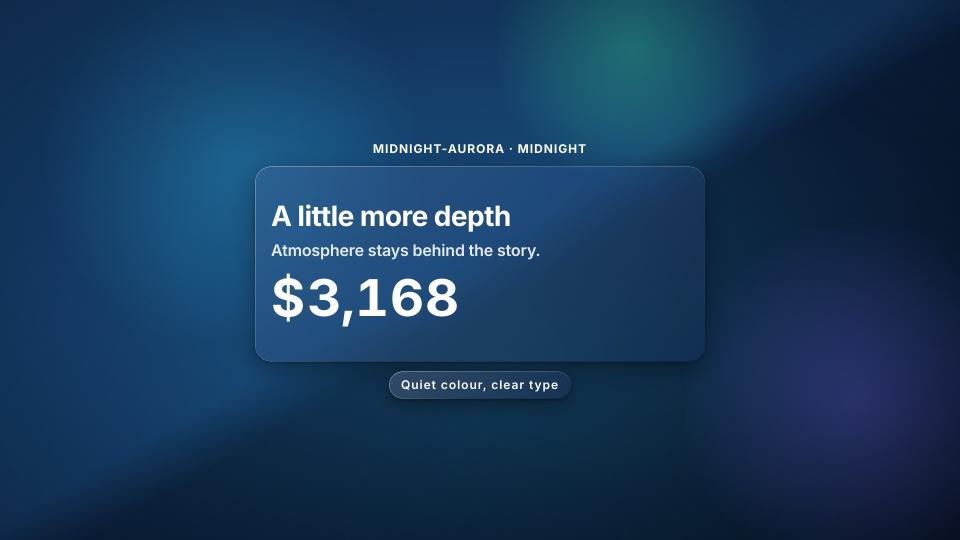
#> input picture docs/previews/kit/atmosphere-landscape-30-1.2s.jpg, 1920 x 1080 px (shown at 1/2 size); its folder holds 6 pictures in this run; the run also reads 1 picture not shown here
$ python kit-atmosphere-verify.py
#> lines starting #> are read from the running program, lines starting #| are printed output that depends on the picture
#!/usr/bin/env python3
"""Numeric verification of the atmosphere stills (this sandbox's model cannot view images).

Checks per still: non-blank, content structure (label above card, card band, pill below),
colour variety (orbs visible), and a grayscale approximation of text contrast in the caption zone.
"""
import sys
from pathlib import Path

import numpy as np
from PIL import Image

STILLS = Path('docs/previews/kit')
FAILS = []


def check(name, cond, detail):
    print(f"{'PASS' if cond else 'FAIL'}  {name}: {detail}")
    if not cond:
        FAILS.append(name)


for f in sorted(STILLS.glob('atmosphere-*.jpg')) + sorted(STILLS.glob('atmosphere-4k-crop.png')):
    im = np.asarray(Image.open(f).convert('RGB'), dtype=float)
    gray = im.mean(axis=2)
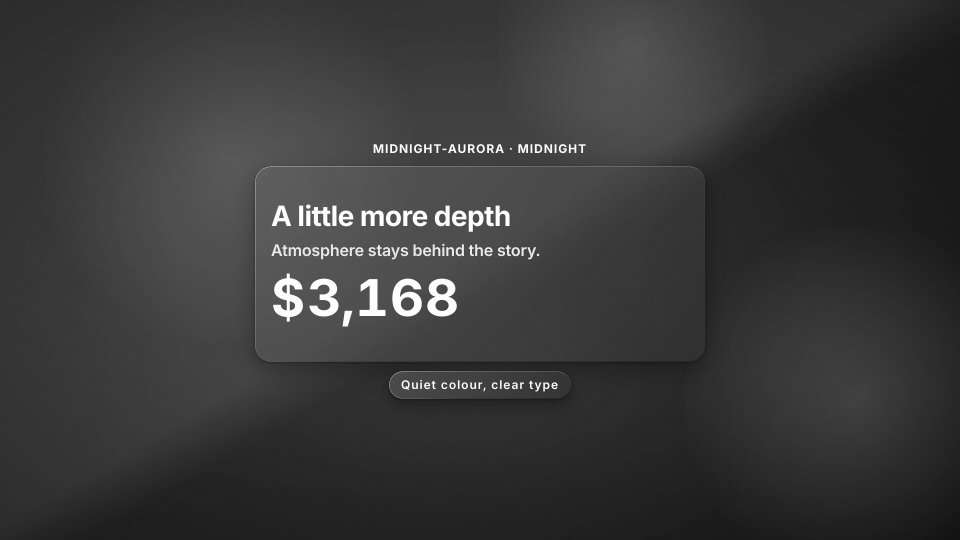
#> gray: shape (1080, 1920) float64 (shown at 1/2 size); min 17.67, max 255, mean 57.6
    h, w = gray.shape
#> h = 1080; w = 1920
    # 1. non-blank and not flat
    check(f'{f.name} non-blank', gray.std() > 8, f'std={gray.std():.1f} size={w}x{h}')
#| PASS  atmosphere-landscape-30-1.2s.jpg non-blank: std=28.2 size=1920x1080
    # 2. colour variety (orbs). Mono theme slots (8-11, seconds 17-24) are graphite: tints are neutral
    #    greys by design, so only the midnight/light slots (and the 4K crop) must show saturation.
    sat = im.max(axis=2) - im.min(axis=2)
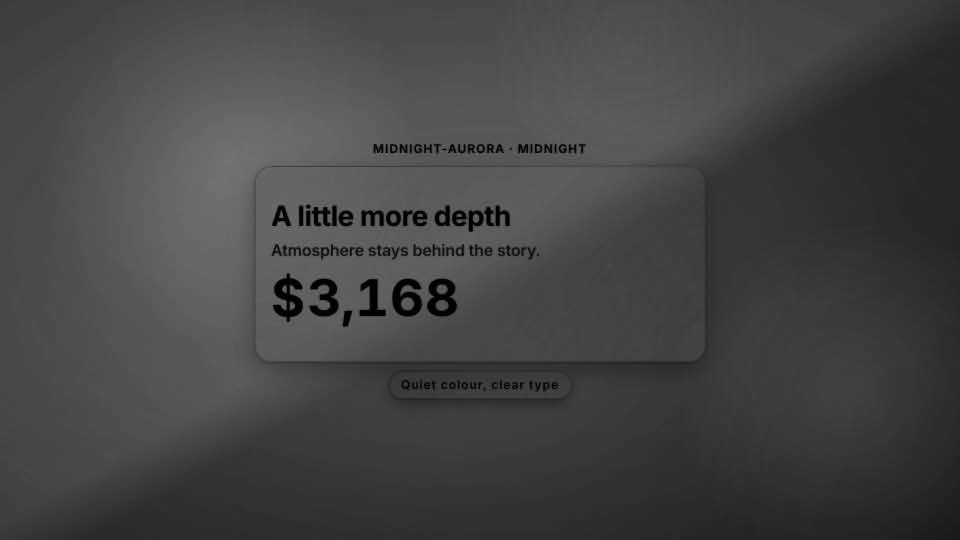
#> sat: shape (1080, 1920) float64 (shown at 1/2 size); min 0, max 123, mean 68.2
    is_mono = 'landscape-60' in f.name and any(f'{s}s' in f.name for s in ['17.2', '19.2', '21.2', '23.2'])
    if is_mono:
        check(f'{f.name} colour (mono: neutral by design)', sat.mean() < 8, f'mean sat={sat.mean():.1f}')
    else:
        check(f'{f.name} colour', sat.mean() > 3, f'mean sat={sat.mean():.1f}')
#| PASS  atmosphere-landscape-30-1.2s.jpg colour: mean sat=68.2
    # 3. some bright pixels (glass) OR light theme where glass is bright on dark text
    #    theme slots 0-3 midnight (dark bg), 4-7 light (bright bg), 8-11 mono (dark bg)
    bright = (gray > 150).sum()
#> bright = 32441
    dark = (gray < 60).sum()
#> dark = 1294690
    check(f'{f.name} tonal range', bright > 1000 and dark > 1000, f'bright={int(bright)} dark={int(dark)}')
#| PASS  atmosphere-landscape-30-1.2s.jpg tonal range: bright=32441 dark=1294690
#> pass 2 of the loop `for f in sorted(STILLS.glob('atmosphere-*.jpg')) + sorted(STILLS.glob(..`:
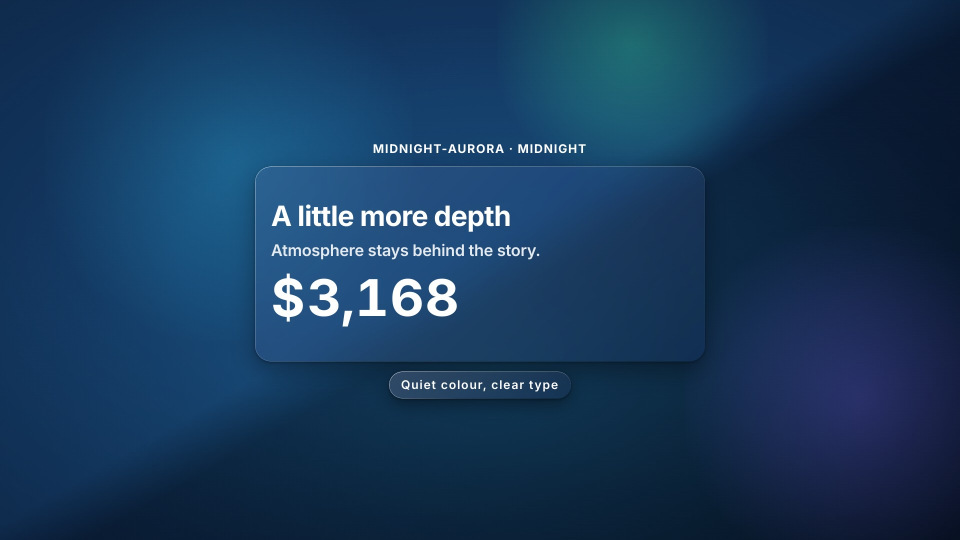
#> input picture docs/previews/kit/atmosphere-landscape-60-1.2s.jpg, 1920 x 1080 px (shown at 1/2 size)
#> `gray = im.mean(axis=2)`:
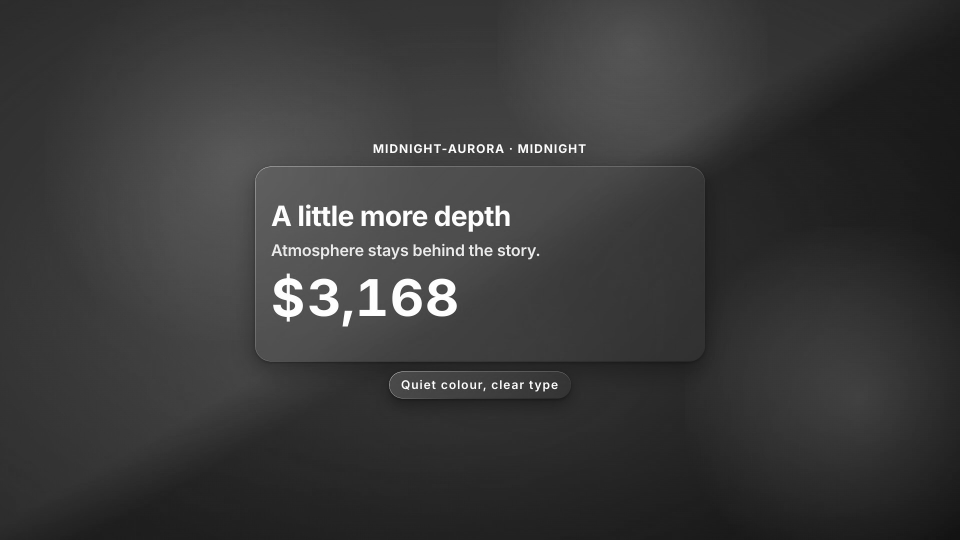
#> gray: shape (1080, 1920) float64 (shown at 1/2 size); min 17.67, max 255, mean 57.6
#| PASS  atmosphere-landscape-60-1.2s.jpg non-blank: std=28.2 size=1920x1080
#> `sat = im.max(axis=2) - im.min(axis=2)`:
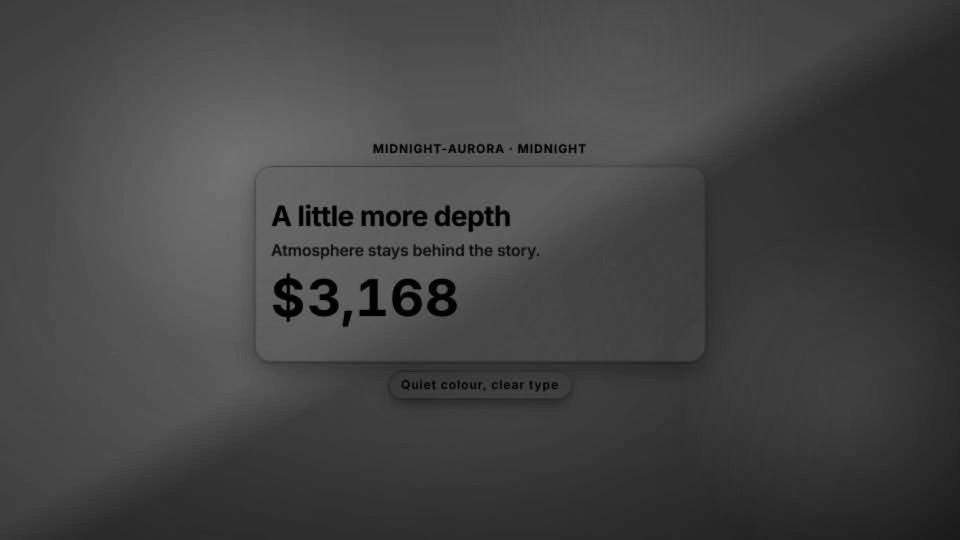
#> sat: shape (1080, 1920) float64 (shown at 1/2 size); min 0, max 123, mean 68.2
#| PASS  atmosphere-landscape-60-1.2s.jpg colour: mean sat=68.2
#> bright = 32452
#> dark = 1294273
#| PASS  atmosphere-landscape-60-1.2s.jpg tonal range: bright=32452 dark=1294273
#> pass 3 of the loop `for f in sorted(STILLS.glob('atmosphere-*.jpg')) + sorted(STILLS.glob(..`:
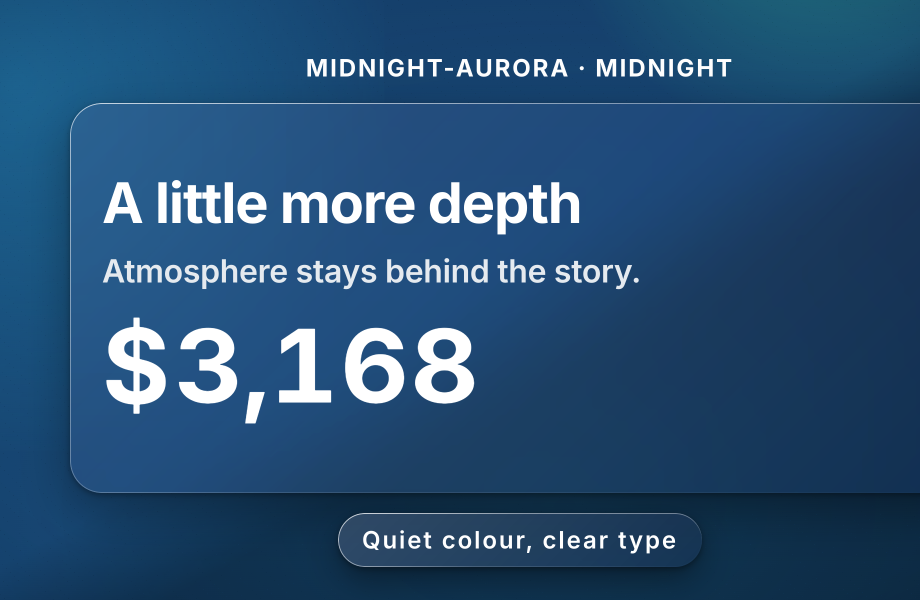
#> input picture docs/previews/kit/atmosphere-4k-crop.png, 1840 x 1200 px (shown at 1/2 size)
#> im: shape (1200, 1840, 3) float64
#> `gray = im.mean(axis=2)`:
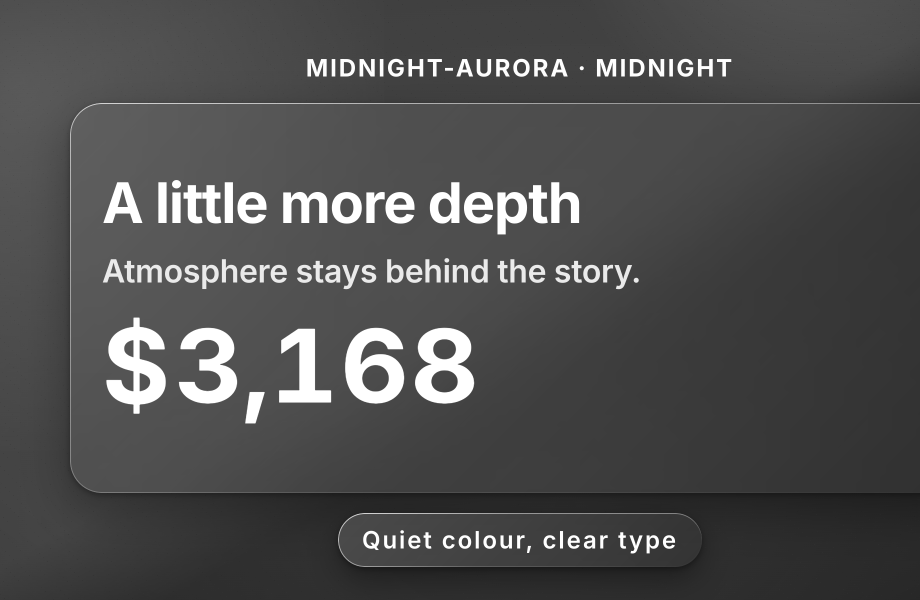
#> gray: shape (1200, 1840) float64 (shown at 1/2 size); min 24, max 255, mean 77.9
#| PASS  atmosphere-4k-crop.png non-blank: std=44.0 size=1840x1200
#> `sat = im.max(axis=2) - im.min(axis=2)`:
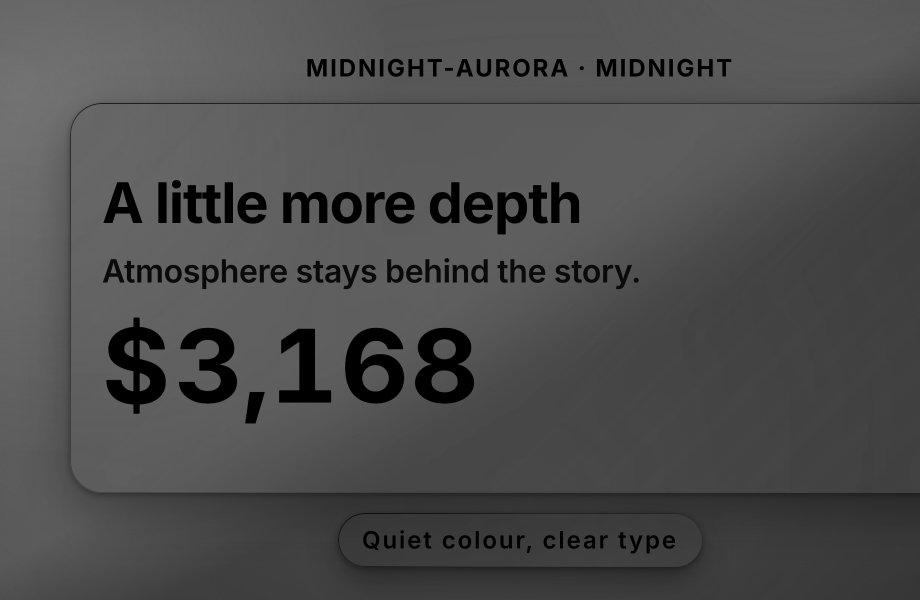
#> sat: shape (1200, 1840) float64 (shown at 1/2 size); min 0, max 116, mean 77.1
#| PASS  atmosphere-4k-crop.png colour: mean sat=77.1
#> bright = 128231
#> dark = 601274
#| PASS  atmosphere-4k-crop.png tonal range: bright=128231 dark=601274

# Structural check on one landscape still per theme (slots at 1.2=midnight, 9.2=light, 17.2=mono)
for sec, theme in [(1.2, 'midnight'), (9.2, 'light'), (17.2, 'mono')]:
    f = STILLS / f'atmosphere-landscape-60-{sec}s.jpg'
    im = np.asarray(Image.open(f).convert('RGB'), dtype=float)
    gray = im.mean(axis=2)
    if theme == 'light':
        # light theme: card is white-ish; text dark on it. Find dark text inside bright band.
        bright_rows = (gray > 170).sum(axis=1)
        band = np.where(bright_rows > 300)[0]
        ok = len(band) > 50
        detail = f'bright band rows {band.min()}-{band.max()}' if ok else 'no bright card band found'
        check(f'{theme} card band', ok, detail)
        if ok:
            band_im = gray[band.min():band.max() + 1]
            check(f'{theme} dark text on card', (band_im < 100).sum() > 2000, f'dark px={int((band_im < 100).sum())}')
    else:
        # dark themes: card band is lighter than surroundings, contains light text
        mid = gray[:, int(w * 0.25):int(w * 0.75)]
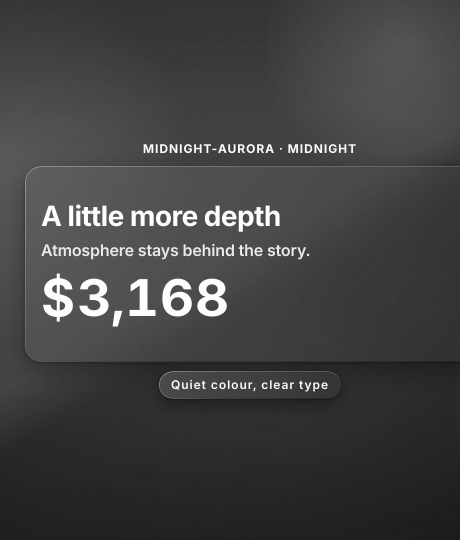
#> mid: shape (1080, 920) float64 (shown at 1/2 size); min 22.67, max 255, mean 66.1
        row_mean = mid.mean(axis=1)
#> row_mean = 1080 values, max 163.7 at index 333, min 31.78 at index 1078, mean 66.12
        # card raises brightness in the middle rows
        center = row_mean[int(h * 0.3):int(h * 0.75)]
#> center = 540 values, max 136.7 at index 66, min 34.28 at index 364, mean 72.75
        outside = np.concatenate([row_mean[:int(h * 0.25)], row_mean[int(h * 0.8):]])
#> outside = 420 values, max 112.6 at index 297, min 31.78 at index 418, mean 59.48
        check(f'{theme} card lifts center', center.mean() > outside.mean() + 3, f'center={center.mean():.1f} outside={outside.mean():.1f}')
#| PASS  midnight card lifts center: center=72.7 outside=59.5
        band_im = mid[int(h * 0.3):int(h * 0.75)]
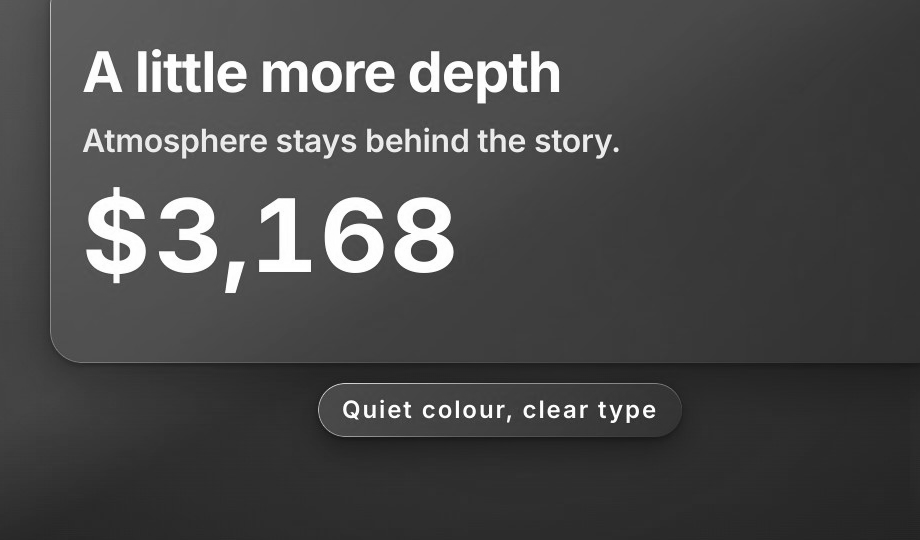
#> band_im: shape (540, 920) float64; min 22.67, max 255, mean 72.7
        check(f'{theme} light text on card', (band_im > 170).sum() > 2000, f'light px={int((band_im > 170).sum())}')
#| PASS  midnight light text on card: light px=27504
#> pass 2 of the loop `for sec, theme in [(1.2, 'midnight'), (9.2, 'light'), (17.2, 'mono')]:`:
#> (the run stopped early here; a loop or call above may not have finished)
